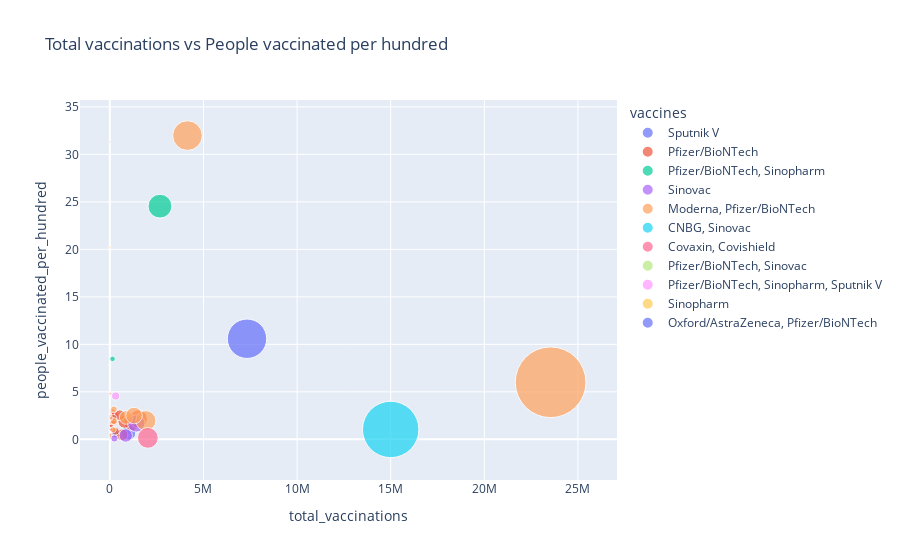

Notebook code for this chart:
### Code cell
fig = px.scatter(covid19_vaccinations_df_group,
                 x = 'total_vaccinations',
                 y='people_vaccinated_per_hundred',
                 color='vaccines',
                 size='total_vaccinations',
                 hover_name = 'country',
                 size_max = 50,
                 title="Total vaccinations vs People vaccinated per hundred")
pio.write_image(fig, "images/image6.png") 
fig.show()

### Figure 1 — Plotly figure (JSON) as saved in the notebook; plotly's stock layout.template omitted (floating-point values rounded to 4 significant figures)
{"data": [{"hoverlabel": {"namelength": 0}, "hovertemplate": "<b>%{hovertext}</b><br><br>vaccines=Sputnik V<br>total_vaccinations=%{marker.size}<br>people_vaccinated_per_hundred=%{y}", "hovertext": ["Argentina", "Russia"], "legendgroup": "Sputnik V", "marker": {"color": "#636efa", "size": [305880, 1000000], "sizemode": "area", "sizeref": 9416.0, "symbol": "circle"}, "mode": "markers", "name": "Sputnik V", "showlegend": true, "type": "scatter", "x": [305880, 1000000], "xaxis": "x", "y": [0.59, 0.69], "yaxis": "y"}, {"hoverlabel": {"namelength": 0}, "hovertemplate": "<b>%{hovertext}</b><br><br>vaccines=Pfizer/BioNTech<br>total_vaccinations=%{marker.size}<br>people_vaccinated_per_hundred=%{y}", "hovertext": ["Austria", "Belgium", "Bermuda", "Chile", "Costa Rica", "Croatia", "Cyprus", "Ecuador", "Estonia", "Finland", "France", "Gibraltar", "Greece", "Hungary", "Ireland", "Isle of Man", "Italy", "Kuwait", "Latvia", "Luxembourg", "Malta", "Mexico", "Norway", "Oman", "Panama", "Poland", "Portugal", "Romania", "Saudi Arabia", "Singapore", "Slovakia", "Slovenia", "Sweden", "Switzerland"], "legendgroup": "Pfizer/BioNTech", "marker": {"color": "#EF553B", "size": [185643, 213301, 1665, 66569, 48128, 69984, 17379, 108, 27180, 117007, 1184510, 10539, 195783, 162315, 143000, 4209, 1525612, 2500, 19683, 8554, 21172, 652319, 80003, 36206, 6420, 776987, 263499, 528378, 295530, 60000, 102692, 57591, 192700, 197368], "sizemode": "area", "sizeref": 9416.0, "symbol": "circle"}, "mode": "markers", "name": "Pfizer/BioNTech", "showlegend": true, "type": "scatter", "x": [185643, 213301, 1665, 66569, 48128, 69984, 17379, 108, 27180, 117007, 1184510, 10539, 195783, 162315, 143000, 4209, 1525612, 2500, 19683, 8554, 21172, 652319, 80003, 36206, 6420, 776987, 263499, 528378, 295530, 60000, 102692, 57591, 192700, 197368], "xaxis": "x", "y": [2.06, 1.83, 2.67, 0.3, 1.04, 1.41, 1.75, 0, 2.05, 2.05, 1.75, 31.28, 1.75, 1.75, 2.9, 4.58, 2.15, 0.06, 1.04, 1.17, 4.8, 0.48, 1.44, 0.49, 0.15, 1.85, 2.58, 2.54, 0.85, 1.03, 1.79, 2.39, 1.91, 2.28], "yaxis": "y"}, {"hoverlabel": {"namelength": 0}, "hovertemplate": "<b>%{hovertext}</b><br><br>vaccines=Pfizer/BioNTech, Sinopharm<br>total_vaccinations=%{marker.size}<br>people_vaccinated_per_hundred=%{y}", "hovertext": ["Bahrain", "United Arab Emirates"], "legendgroup": "Pfizer/BioNTech, Sinopharm", "marker": {"color": "#00cc96", "size": [144130, 2677680], "sizemode": "area", "sizeref": 9416.0, "symbol": "circle"}, "mode": "markers", "name": "Pfizer/BioNTech, Sinopharm", "showlegend": true, "type": "scatter", "x": [144130, 2677680], "xaxis": "x", "y": [8.47, 24.55], "yaxis": "y"}, {"hoverlabel": {"namelength": 0}, "hovertemplate": "<b>%{hovertext}</b><br><br>vaccines=Sinovac<br>total_vaccinations=%{marker.size}<br>people_vaccinated_per_hundred=%{y}", "hovertext": ["Brazil", "Indonesia", "Turkey"], "legendgroup": "Sinovac", "marker": {"color": "#ab63fa", "size": [848883, 245685, 1410273], "sizemode": "area", "sizeref": 9416.0, "symbol": "circle"}, "mode": "markers", "name": "Sinovac", "showlegend": true, "type": "scatter", "x": [848883, 245685, 1410273], "xaxis": "x", "y": [0.4, 0.09, 1.67], "yaxis": "y"}, {"hoverlabel": {"namelength": 0}, "hovertemplate": "<b>%{hovertext}</b><br><br>vaccines=Moderna, Pfizer/BioNTech<br>total_vaccinations=%{marker.size}<br>people_vaccinated_per_hundred=%{y}", "hovertext": ["Bulgaria", "Canada", "Czechia", "Denmark", "Germany", "Iceland", "Israel", "Lithuania", "Netherlands", "Spain", "United States"], "legendgroup": "Moderna, Pfizer/BioNTech", "marker": {"color": "#FFA15A", "size": [29122, 868454, 222450, 213724, 1921689, 15220, 4146005, 70018, 173638, 1291216, 23540994], "sizemode": "area", "sizeref": 9416.0, "symbol": "circle"}, "mode": "markers", "name": "Moderna, Pfizer/BioNTech", "showlegend": true, "type": "scatter", "x": [29122, 868454, 222450, 213724, 1921689, 15220, 4146005, 70018, 173638, 1291216, 23540994], "xaxis": "x", "y": [0.34, 2.3, 1.91, 3.16, 1.96, 3.06, 31.98, 2.22, 1.01, 2.5, 6.01], "yaxis": "y"}, {"hoverlabel": {"namelength": 0}, "hovertemplate": "<b>%{hovertext}</b><br><br>vaccines=CNBG, Sinovac<br>total_vaccinations=%{marker.size}<br>people_vaccinated_per_hundred=%{y}", "hovertext": ["China"], "legendgroup": "CNBG, Sinovac", "marker": {"color": "#19d3f3", "size": [15000000], "sizemode": "area", "sizeref": 9416.0, "symbol": "circle"}, "mode": "markers", "name": "CNBG, Sinovac", "showlegend": true, "type": "scatter", "x": [15000000], "xaxis": "x", "y": [1.04], "yaxis": "y"}, {"hoverlabel": {"namelength": 0}, "hovertemplate": "<b>%{hovertext}</b><br><br>vaccines=Covaxin, Covishield<br>total_vaccinations=%{marker.size}<br>people_vaccinated_per_hundred=%{y}", "hovertext": ["India"], "legendgroup": "Covaxin, Covishield", "marker": {"color": "#FF6692", "size": [2029480], "sizemode": "area", "sizeref": 9416.0, "symbol": "circle"}, "mode": "markers", "name": "Covaxin, Covishield", "showlegend": true, "type": "scatter", "x": [2029480], "xaxis": "x", "y": [0.15], "yaxis": "y"}, {"hoverlabel": {"namelength": 0}, "hovertemplate": "<b>%{hovertext}</b><br><br>vaccines=Pfizer/BioNTech, Sinovac<br>total_vaccinations=%{marker.size}<br>people_vaccinated_per_hundred=%{y}", "hovertext": ["Northern Cyprus"], "legendgroup": "Pfizer/BioNTech, Sinovac", "marker": {"color": "#B6E880", "size": [11000], "sizemode": "area", "sizeref": 9416.0, "symbol": "circle"}, "mode": "markers", "name": "Pfizer/BioNTech, Sinovac", "showlegend": true, "type": "scatter", "x": [11000], "xaxis": "x", "y": [2.88], "yaxis": "y"}, {"hoverlabel": {"namelength": 0}, "hovertemplate": "<b>%{hovertext}</b><br><br>vaccines=Pfizer/BioNTech, Sinopharm, Sputnik V<br>total_vaccinations=%{marker.size}<br>people_vaccinated_per_hundred=%{y}", "hovertext": ["Serbia"], "legendgroup": "Pfizer/BioNTech, Sinopharm, Sputnik V", "marker": {"color": "#FF97FF", "size": [310266], "sizemode": "area", "sizeref": 9416.0, "symbol": "circle"}, "mode": "markers", "name": "Pfizer/BioNTech, Sinopharm, Sputnik V", "showlegend": true, "type": "scatter", "x": [310266], "xaxis": "x", "y": [4.56], "yaxis": "y"}, {"hoverlabel": {"namelength": 0}, "hovertemplate": "<b>%{hovertext}</b><br><br>vaccines=Sinopharm<br>total_vaccinations=%{marker.size}<br>people_vaccinated_per_hundred=%{y}", "hovertext": ["Seychelles"], "legendgroup": "Sinopharm", "marker": {"color": "#FECB52", "size": [19889], "sizemode": "area", "sizeref": 9416.0, "symbol": "circle"}, "mode": "markers", "name": "Sinopharm", "showlegend": true, "type": "scatter", "x": [19889], "xaxis": "x", "y": [20.22], "yaxis": "y"}, {"hoverlabel": {"namelength": 0}, "hovertemplate": "<b>%{hovertext}</b><br><br>vaccines=Oxford/AstraZeneca, Pfizer/BioNTech<br>total_vaccinations=%{marker.size}<br>people_vaccinated_per_hundred=%{y}", "hovertext": ["United Kingdom"], "legendgroup": "Oxford/AstraZeneca, Pfizer/BioNTech", "marker": {"color": "#636efa", "size": [7325773], "sizemode": "area", "sizeref": 9416.0, "symbol": "circle"}, "mode": "markers", "name": "Oxford/AstraZeneca, Pfizer/BioNTech", "showlegend": true, "type": "scatter", "x": [7325773], "xaxis": "x", "y": [10.59], "yaxis": "y"}], "layout": {"legend": {"itemsizing": "constant", "title": {"text": "vaccines"}, "tracegroupgap": 0}, "title": {"text": "Total vaccinations vs People vaccinated per hundred"}, "xaxis": {"anchor": "y", "domain": [0, 1], "title": {"text": "total_vaccinations"}}, "yaxis": {"anchor": "x", "domain": [0, 1], "title": {"text": "people_vaccinated_per_hundred"}}}}
